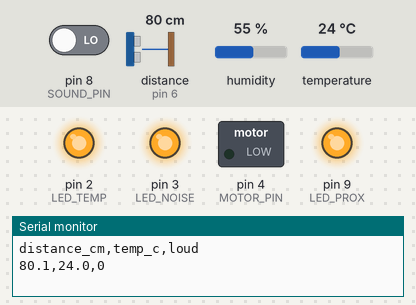
The sketch below on a simulated Arduino Uno, built with avr-gcc and run on an emulated ATmega328P. Shown: switched loads named in the sketch (green lamp = pin HIGH), output pins drawn as LEDs (lit = HIGH), the last lines printed to the serial monitor. Wiring (inferred from the names in the program): ultrasonic range finder: trigger pin 7; echo pin 6. Inputs (shaded band) come from the test bench; at power-on: distance to the obstacle (sensor on pin 6) 80 cm, temperature 24 °C, pin 8 (SOUND_PIN) LOW, humidity 55 %. The echo pulse lasts 58.3 µs per cm; pins used as bus, display or sensor lines are not drawn.

Above: at 1.2 s.
1.3 s: distance to the obstacle (sensor on pin 6) set to 2 cm
At 2.07 s:
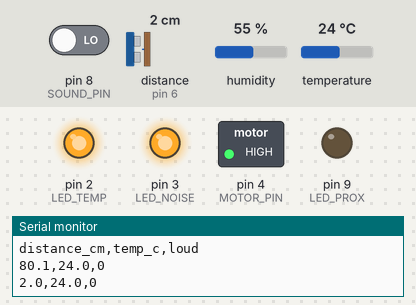
4.8 s: temperature set to 28 °C
At 7.37 s:
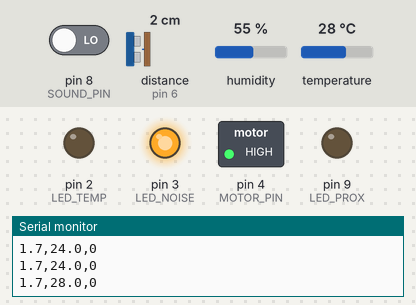
9.5 s: pin 8 (SOUND_PIN) driven HIGH
At 10.37 s:
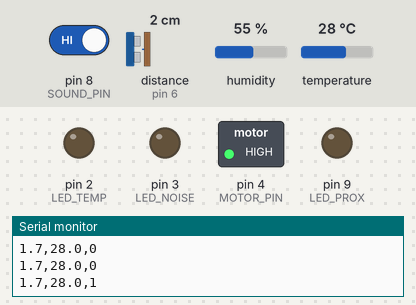
13.0 s: distance to the obstacle (sensor on pin 6) set to 28 cm
16.5 s: distance to the obstacle (sensor on pin 6) set to 32 cm
At 17.07 s:
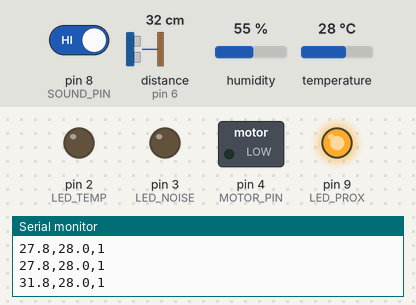
20.0 s: temperature set to 12 °C
At 22.37 s:
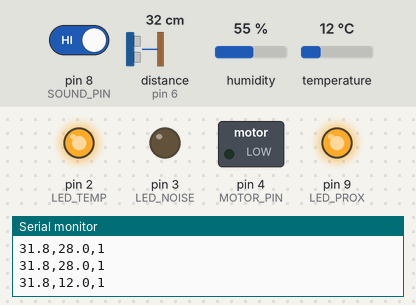
Timing chart, 0 to 25.5 s (numbered marks = the images above; inputs shaded):
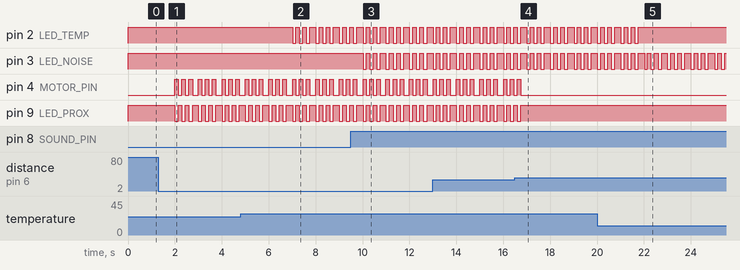

Measured:
- the behaviour switches between 26 and 27 °C on temperature (found by bisection; images 1 and 2)
- the behaviour switches between 30 and 31 cm on distance to the obstacle (sensor on pin 6) (found by bisection; images 3 and 4)
- after the input at 1.3 s, pin 4 (MOTOR_PIN): LOW → HIGH after 0.70 s, then repeats every 1.0 s: 2 × (LOW 0.15 s, HIGH 0.15 s), LOW 0.25 s, HIGH 0.15 s; pin 9 (LED_PROX): HIGH → LOW after 0.70 s, then repeats every 1.0 s: 2 × (HIGH 0.15 s, LOW 0.15 s), HIGH 0.25 s, LOW 0.15 s
- after the input at 4.8 s, pin 2 (LED_TEMP): HIGH → LOW after 2.2 s, then repeats every 1.0 s: 2 × (HIGH 0.15 s, LOW 0.15 s), HIGH 0.25 s, LOW 0.15 s
- after the input at 9.5 s, pin 3 (LED_NOISE): HIGH → LOW after 0.52 s, then repeats every 1.0 s: 2 × (HIGH 0.15 s, LOW 0.15 s), HIGH 0.25 s, LOW 0.15 s
- after the input at 16.5 s, pin 4 (MOTOR_PIN): goes on until 16.8 s, then stays LOW; pin 9 (LED_PROX): goes on until 16.8 s, then stays HIGH
- after the input at 20.0 s, pin 2 (LED_TEMP): goes on until 21.8 s, then stays HIGH

The sketch:

arduino_hardware.ino
```cpp
#include <DHT.h>

#define TRIG_PIN 7
#define ECHO_PIN 6
#define DHT_PIN 5
#define DHT_TYPE DHT11
#define SOUND_PIN 8
#define MOTOR_PIN 4
#define LED_PROX 9
#define LED_TEMP 2
#define LED_NOISE 3

const int PROX_CM = 30;
const int TEMP_WARN_C = 27.5;

const unsigned long SENSOR_INTERVAL = 1000;
unsigned long lastRead = 0;

const int PULSE_ON = 150;
const int PULSE_OFF = 150;
const int PULSE_COUNT = 3;

struct Alert {
  int pin;
  int pin2;
  bool active;
  int pulsesDone;
  bool pulseHigh;
  unsigned long pulseUntil;
};

Alert alertProx = { LED_PROX, MOTOR_PIN, false, 0, false, 0 };
Alert alertTemp = { LED_TEMP, -1, false, 0, false, 0 };
Alert alertNoise = { LED_NOISE, -1, false, 0, false, 0 };

DHT dht(DHT_PIN, DHT_TYPE);

void startAlert(Alert &a, unsigned long now);
void updateAlert(Alert &a, unsigned long now);
float measureDistance();

void pinWrite(Alert &a, int val) {
  digitalWrite(a.pin, val);
  if (a.pin2 != -1) digitalWrite(a.pin2, val == LOW ? HIGH : LOW);
}

void setup() {
  Serial.begin(9600);
  pinMode(TRIG_PIN, OUTPUT);
  pinMode(ECHO_PIN, INPUT);
  pinMode(SOUND_PIN, INPUT);
  pinMode(MOTOR_PIN, OUTPUT);
  pinMode(LED_PROX, OUTPUT);
  pinMode(LED_TEMP, OUTPUT);
  pinMode(LED_NOISE, OUTPUT);
  digitalWrite(MOTOR_PIN, LOW);
  digitalWrite(LED_PROX, HIGH);
  digitalWrite(LED_TEMP, HIGH);
  digitalWrite(LED_NOISE, HIGH);
  dht.begin();
  Serial.println(F("distance_cm,temp_c,loud"));
}

void loop() {
  unsigned long now = millis();

  while (Serial.available() > 0) {
    char cmd = Serial.read();
    if (cmd == '1') {
      digitalWrite(MOTOR_PIN, HIGH);
      digitalWrite(LED_PROX, LOW);
      digitalWrite(LED_TEMP, LOW);
      digitalWrite(LED_NOISE, LOW);
    } else if (cmd == '0') {
      digitalWrite(MOTOR_PIN, LOW);
      digitalWrite(LED_PROX, HIGH);
      digitalWrite(LED_TEMP, HIGH);
      digitalWrite(LED_NOISE, HIGH);
    }
  }

  updateAlert(alertProx, now);
  updateAlert(alertTemp, now);
  updateAlert(alertNoise, now);

  if (now - lastRead >= SENSOR_INTERVAL) {
    lastRead = now;

    float distCm = measureDistance();
    float tempC = dht.readTemperature();
    bool loud = (digitalRead(SOUND_PIN) == HIGH);

    if (distCm > 0 && distCm <= PROX_CM) startAlert(alertProx, now);
    if (!isnan(tempC) && tempC >= TEMP_WARN_C) startAlert(alertTemp, now);
    if (loud) startAlert(alertNoise, now);

    Serial.print(distCm, 1);
    Serial.print(F(","));
    if (isnan(tempC)) Serial.print(F("-99"));
    else Serial.print(tempC, 1);
    Serial.print(F(","));
    Serial.println(loud ? 1 : 0);
  }
}

void startAlert(Alert &a, unsigned long now) {
  if (a.active) return;
  a.active = true;
  a.pulsesDone = 0;
  a.pulseHigh = true;
  a.pulseUntil = now + PULSE_ON;
  digitalWrite(a.pin, LOW);
  if (a.pin2 != -1) digitalWrite(a.pin2, HIGH);
}

void updateAlert(Alert &a, unsigned long now) {
  if (!a.active) return;
  if (now < a.pulseUntil) return;

  if (a.pulseHigh) {
    digitalWrite(a.pin, HIGH);
    if (a.pin2 != -1) digitalWrite(a.pin2, LOW);
    a.pulsesDone++;
    if (a.pulsesDone >= PULSE_COUNT) {
      a.active = false;
      return;
    }
    a.pulseHigh = false;
    a.pulseUntil = now + PULSE_OFF;
  } else {
    a.pulseHigh = true;
    a.pulseUntil = now + PULSE_ON;
    digitalWrite(a.pin, LOW);
    if (a.pin2 != -1) digitalWrite(a.pin2, HIGH);
  }
}

float measureDistance() {
  digitalWrite(TRIG_PIN, LOW);
  delayMicroseconds(2);
  digitalWrite(TRIG_PIN, HIGH);
  delayMicroseconds(10);
  digitalWrite(TRIG_PIN, LOW);
  long duration = pulseIn(ECHO_PIN, HIGH, 30000);
  if (duration == 0) return -1.0;
  return duration * 0.01723;
}
```
